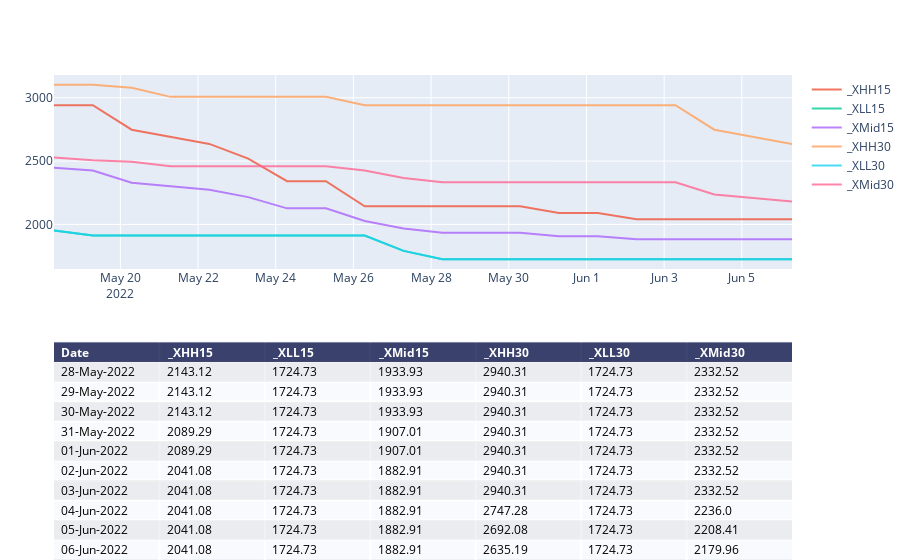

The notebook cell this image was saved under:
### Code cell
chartTitle1=f"{symbol}_HH-LL"
print(chartTitle1)
# colsToPlot=[  x for  x  in list_cols if x.startswith('_X') and ( x.startswith('_XMid')==False) ]
colsToPlot=[  x for  x  in list_cols if x.startswith('_X') ]
fig=manage_chart(df,colsToPlot,"",'')

pio.write_image(fig, f"{report_path}\\{chartTitle1}.png")
fig

### Figure 1 — Plotly figure (JSON) as saved in the notebook; plotly's stock layout.template omitted (floating-point values rounded to 4 significant figures)
{"data": [{"colorscale": [[0, "#00083e"], [0.5, "#ededee"], [1, "#ffffff"]], "hoverinfo": "none", "opacity": 0.75, "showscale": false, "type": "heatmap", "z": [[0, 0, 0, 0, 0, 0, 0], [0.5, 0.5, 0.5, 0.5, 0.5, 0.5, 0.5], [1, 1, 1, 1, 1, 1, 1], [0.5, 0.5, 0.5, 0.5, 0.5, 0.5, 0.5], [1, 1, 1, 1, 1, 1, 1], [0.5, 0.5, 0.5, 0.5, 0.5, 0.5, 0.5], [1, 1, 1, 1, 1, 1, 1], [0.5, 0.5, 0.5, 0.5, 0.5, 0.5, 0.5], [1, 1, 1, 1, 1, 1, 1], [0.5, 0.5, 0.5, 0.5, 0.5, 0.5, 0.5], [1, 1, 1, 1, 1, 1, 1]]}, {"name": "_XHH15", "opacity": 0.8, "type": "scatter", "x": ["2022-05-18T07:00:00", "2022-05-19T07:00:00", "2022-05-20T07:00:00", "2022-05-21T07:00:00", "2022-05-22T07:00:00", "2022-05-23T07:00:00", "2022-05-24T07:00:00", "2022-05-25T07:00:00", "2022-05-26T07:00:00", "2022-05-27T07:00:00", "2022-05-28T07:00:00", "2022-05-29T07:00:00", "2022-05-30T07:00:00", "2022-05-31T07:00:00", "2022-06-01T07:00:00", "2022-06-02T07:00:00", "2022-06-03T07:00:00", "2022-06-04T07:00:00", "2022-06-05T07:00:00", "2022-06-06T07:00:00"], "xaxis": "x2", "y": [2940.0, 2940.0, 2747.0, 2692.0, 2635.0, 2519.0, 2342.0, 2342.0, 2143.0, 2143.0, 2143.0, 2143.0, 2143.0, 2089.0, 2089.0, 2041.0, 2041.0, 2041.0, 2041.0, 2041.0], "yaxis": "y2"}, {"name": "_XLL15", "opacity": 0.8, "type": "scatter", "x": ["2022-05-18T07:00:00", "2022-05-19T07:00:00", "2022-05-20T07:00:00", "2022-05-21T07:00:00", "2022-05-22T07:00:00", "2022-05-23T07:00:00", "2022-05-24T07:00:00", "2022-05-25T07:00:00", "2022-05-26T07:00:00", "2022-05-27T07:00:00", "2022-05-28T07:00:00", "2022-05-29T07:00:00", "2022-05-30T07:00:00", "2022-05-31T07:00:00", "2022-06-01T07:00:00", "2022-06-02T07:00:00", "2022-06-03T07:00:00", "2022-06-04T07:00:00", "2022-06-05T07:00:00", "2022-06-06T07:00:00"], "xaxis": "x2", "y": [1953.0, 1912.0, 1912.0, 1912.0, 1912.0, 1912.0, 1912.0, 1912.0, 1912.0, 1791, 1725.0, 1725.0, 1725.0, 1725.0, 1725.0, 1725.0, 1725.0, 1725.0, 1725.0, 1725.0], "yaxis": "y2"}, {"name": "_XMid15", "opacity": 0.8, "type": "scatter", "x": ["2022-05-18T07:00:00", "2022-05-19T07:00:00", "2022-05-20T07:00:00", "2022-05-21T07:00:00", "2022-05-22T07:00:00", "2022-05-23T07:00:00", "2022-05-24T07:00:00", "2022-05-25T07:00:00", "2022-05-26T07:00:00", "2022-05-27T07:00:00", "2022-05-28T07:00:00", "2022-05-29T07:00:00", "2022-05-30T07:00:00", "2022-05-31T07:00:00", "2022-06-01T07:00:00", "2022-06-02T07:00:00", "2022-06-03T07:00:00", "2022-06-04T07:00:00", "2022-06-05T07:00:00", "2022-06-06T07:00:00"], "xaxis": "x2", "y": [2447.0, 2426, 2329.0, 2302.0, 2273.0, 2215.0, 2127.0, 2127.0, 2027.0, 1967.0, 1934.0, 1934.0, 1934.0, 1907.0, 1907.0, 1883.0, 1883.0, 1883.0, 1883.0, 1883.0], "yaxis": "y2"}, {"name": "_XHH30", "opacity": 0.8, "type": "scatter", "x": ["2022-05-18T07:00:00", "2022-05-19T07:00:00", "2022-05-20T07:00:00", "2022-05-21T07:00:00", "2022-05-22T07:00:00", "2022-05-23T07:00:00", "2022-05-24T07:00:00", "2022-05-25T07:00:00", "2022-05-26T07:00:00", "2022-05-27T07:00:00", "2022-05-28T07:00:00", "2022-05-29T07:00:00", "2022-05-30T07:00:00", "2022-05-31T07:00:00", "2022-06-01T07:00:00", "2022-06-02T07:00:00", "2022-06-03T07:00:00", "2022-06-04T07:00:00", "2022-06-05T07:00:00", "2022-06-06T07:00:00"], "xaxis": "x2", "y": [3103.0, 3103.0, 3078.0, 3006.0, 3006.0, 3006.0, 3006.0, 3006.0, 2940.0, 2940.0, 2940.0, 2940.0, 2940.0, 2940.0, 2940.0, 2940.0, 2940.0, 2747.0, 2692.0, 2635.0], "yaxis": "y2"}, {"name": "_XLL30", "opacity": 0.8, "type": "scatter", "x": ["2022-05-18T07:00:00", "2022-05-19T07:00:00", "2022-05-20T07:00:00", "2022-05-21T07:00:00", "2022-05-22T07:00:00", "2022-05-23T07:00:00", "2022-05-24T07:00:00", "2022-05-25T07:00:00", "2022-05-26T07:00:00", "2022-05-27T07:00:00", "2022-05-28T07:00:00", "2022-05-29T07:00:00", "2022-05-30T07:00:00", "2022-05-31T07:00:00", "2022-06-01T07:00:00", "2022-06-02T07:00:00", "2022-06-03T07:00:00", "2022-06-04T07:00:00", "2022-06-05T07:00:00", "2022-06-06T07:00:00"], "xaxis": "x2", "y": [1953.0, 1912.0, 1912.0, 1912.0, 1912.0, 1912.0, 1912.0, 1912.0, 1912.0, 1791, 1725.0, 1725.0, 1725.0, 1725.0, 1725.0, 1725.0, 1725.0, 1725.0, 1725.0, 1725.0], "yaxis": "y2"}, {"name": "_XMid30", "opacity": 0.8, "type": "scatter", "x": ["2022-05-18T07:00:00", "2022-05-19T07:00:00", "2022-05-20T07:00:00", "2022-05-21T07:00:00", "2022-05-22T07:00:00", "2022-05-23T07:00:00", "2022-05-24T07:00:00", "2022-05-25T07:00:00", "2022-05-26T07:00:00", "2022-05-27T07:00:00", "2022-05-28T07:00:00", "2022-05-29T07:00:00", "2022-05-30T07:00:00", "2022-05-31T07:00:00", "2022-06-01T07:00:00", "2022-06-02T07:00:00", "2022-06-03T07:00:00", "2022-06-04T07:00:00", "2022-06-05T07:00:00", "2022-06-06T07:00:00"], "xaxis": "x2", "y": [2528.0, 2507.0, 2495.0, 2459.0, 2459.0, 2459.0, 2459.0, 2459.0, 2426, 2366.0, 2333.0, 2333.0, 2333.0, 2333.0, 2333.0, 2333.0, 2333.0, 2236, 2208.0, 2180.0], "yaxis": "y2"}], "layout": {"annotations": [{"align": "left", "font": {"color": "#ffffff"}, "showarrow": false, "text": "<b>Date</b>", "x": -0.45, "xanchor": "left", "xref": "x", "y": 0, "yref": "y"}, {"align": "left", "font": {"color": "#ffffff"}, "showarrow": false, "text": "<b>_XHH15</b>", "x": 0.55, "xanchor": "left", "xref": "x", "y": 0, "yref": "y"}, {"align": "left", "font": {"color": "#ffffff"}, "showarrow": false, "text": "<b>_XLL15</b>", "x": 1.55, "xanchor": "left", "xref": "x", "y": 0, "yref": "y"}, {"align": "left", "font": {"color": "#ffffff"}, "showarrow": false, "text": "<b>_XMid15</b>", "x": 2.55, "xanchor": "left", "xref": "x", "y": 0, "yref": "y"}, {"align": "left", "font": {"color": "#ffffff"}, "showarrow": false, "text": "<b>_XHH30</b>", "x": 3.55, "xanchor": "left", "xref": "x", "y": 0, "yref": "y"}, {"align": "left", "font": {"color": "#ffffff"}, "showarrow": false, "text": "<b>_XLL30</b>", "x": 4.55, "xanchor": "left", "xref": "x", "y": 0, "yref": "y"}, {"align": "left", "font": {"color": "#ffffff"}, "showarrow": false, "text": "<b>_XMid30</b>", "x": 5.55, "xanchor": "left", "xref": "x", "y": 0, "yref": "y"}, {"align": "left", "font": {"color": "#000000"}, "showarrow": false, "text": "28-May-2022", "x": -0.45, "xanchor": "left", "xref": "x", "y": 1, "yref": "y"}, {"align": "left", "font": {"color": "#000000"}, "showarrow": false, "text": "2143.12", "x": 0.55, "xanchor": "left", "xref": "x", "y": 1, "yref": "y"}, {"align": "left", "font": {"color": "#000000"}, "showarrow": false, "text": "1724.73", "x": 1.55, "xanchor": "left", "xref": "x", "y": 1, "yref": "y"}, {"align": "left", "font": {"color": "#000000"}, "showarrow": false, "text": "1933.93", "x": 2.55, "xanchor": "left", "xref": "x", "y": 1, "yref": "y"}, {"align": "left", "font": {"color": "#000000"}, "showarrow": false, "text": "2940.31", "x": 3.55, "xanchor": "left", "xref": "x", "y": 1, "yref": "y"}, {"align": "left", "font": {"color": "#000000"}, "showarrow": false, "text": "1724.73", "x": 4.55, "xanchor": "left", "xref": "x", "y": 1, "yref": "y"}, {"align": "left", "font": {"color": "#000000"}, "showarrow": false, "text": "2332.52", "x": 5.55, "xanchor": "left", "xref": "x", "y": 1, "yref": "y"}, {"align": "left", "font": {"color": "#000000"}, "showarrow": false, "text": "29-May-2022", "x": -0.45, "xanchor": "left", "xref": "x", "y": 2, "yref": "y"}, {"align": "left", "font": {"color": "#000000"}, "showarrow": false, "text": "2143.12", "x": 0.55, "xanchor": "left", "xref": "x", "y": 2, "yref": "y"}, {"align": "left", "font": {"color": "#000000"}, "showarrow": false, "text": "1724.73", "x": 1.55, "xanchor": "left", "xref": "x", "y": 2, "yref": "y"}, {"align": "left", "font": {"color": "#000000"}, "showarrow": false, "text": "1933.93", "x": 2.55, "xanchor": "left", "xref": "x", "y": 2, "yref": "y"}, {"align": "left", "font": {"color": "#000000"}, "showarrow": false, "text": "2940.31", "x": 3.55, "xanchor": "left", "xref": "x", "y": 2, "yref": "y"}, {"align": "left", "font": {"color": "#000000"}, "showarrow": false, "text": "1724.73", "x": 4.55, "xanchor": "left", "xref": "x", "y": 2, "yref": "y"}, {"align": "left", "font": {"color": "#000000"}, "showarrow": false, "text": "2332.52", "x": 5.55, "xanchor": "left", "xref": "x", "y": 2, "yref": "y"}, {"align": "left", "font": {"color": "#000000"}, "showarrow": false, "text": "30-May-2022", "x": -0.45, "xanchor": "left", "xref": "x", "y": 3, "yref": "y"}, {"align": "left", "font": {"color": "#000000"}, "showarrow": false, "text": "2143.12", "x": 0.55, "xanchor": "left", "xref": "x", "y": 3, "yref": "y"}, {"align": "left", "font": {"color": "#000000"}, "showarrow": false, "text": "1724.73", "x": 1.55, "xanchor": "left", "xref": "x", "y": 3, "yref": "y"}, {"align": "left", "font": {"color": "#000000"}, "showarrow": false, "text": "1933.93", "x": 2.55, "xanchor": "left", "xref": "x", "y": 3, "yref": "y"}, {"align": "left", "font": {"color": "#000000"}, "showarrow": false, "text": "2940.31", "x": 3.55, "xanchor": "left", "xref": "x", "y": 3, "yref": "y"}, {"align": "left", "font": {"color": "#000000"}, "showarrow": false, "text": "1724.73", "x": 4.55, "xanchor": "left", "xref": "x", "y": 3, "yref": "y"}, {"align": "left", "font": {"color": "#000000"}, "showarrow": false, "text": "2332.52", "x": 5.55, "xanchor": "left", "xref": "x", "y": 3, "yref": "y"}, {"align": "left", "font": {"color": "#000000"}, "showarrow": false, "text": "31-May-2022", "x": -0.45, "xanchor": "left", "xref": "x", "y": 4, "yref": "y"}, {"align": "left", "font": {"color": "#000000"}, "showarrow": false, "text": "2089.29", "x": 0.55, "xanchor": "left", "xref": "x", "y": 4, "yref": "y"}, {"align": "left", "font": {"color": "#000000"}, "showarrow": false, "text": "1724.73", "x": 1.55, "xanchor": "left", "xref": "x", "y": 4, "yref": "y"}, {"align": "left", "font": {"color": "#000000"}, "showarrow": false, "text": "1907.01", "x": 2.55, "xanchor": "left", "xref": "x", "y": 4, "yref": "y"}, {"align": "left", "font": {"color": "#000000"}, "showarrow": false, "text": "2940.31", "x": 3.55, "xanchor": "left", "xref": "x", "y": 4, "yref": "y"}, {"align": "left", "font": {"color": "#000000"}, "showarrow": false, "text": "1724.73", "x": 4.55, "xanchor": "left", "xref": "x", "y": 4, "yref": "y"}, {"align": "left", "font": {"color": "#000000"}, "showarrow": false, "text": "2332.52", "x": 5.55, "xanchor": "left", "xref": "x", "y": 4, "yref": "y"}, {"align": "left", "font": {"color": "#000000"}, "showarrow": false, "text": "01-Jun-2022", "x": -0.45, "xanchor": "left", "xref": "x", "y": 5, "yref": "y"}, {"align": "left", "font": {"color": "#000000"}, "showarrow": false, "text": "2089.29", "x": 0.55, "xanchor": "left", "xref": "x", "y": 5, "yref": "y"}, {"align": "left", "font": {"color": "#000000"}, "showarrow": false, "text": "1724.73", "x": 1.55, "xanchor": "left", "xref": "x", "y": 5, "yref": "y"}, {"align": "left", "font": {"color": "#000000"}, "showarrow": false, "text": "1907.01", "x": 2.55, "xanchor": "left", "xref": "x", "y": 5, "yref": "y"}, {"align": "left", "font": {"color": "#000000"}, "showarrow": false, "text": "2940.31", "x": 3.55, "xanchor": "left", "xref": "x", "y": 5, "yref": "y"}, {"align": "left", "font": {"color": "#000000"}, "showarrow": false, "text": "1724.73", "x": 4.55, "xanchor": "left", "xref": "x", "y": 5, "yref": "y"}, {"align": "left", "font": {"color": "#000000"}, "showarrow": false, "text": "2332.52", "x": 5.55, "xanchor": "left", "xref": "x", "y": 5, "yref": "y"}, {"align": "left", "font": {"color": "#000000"}, "showarrow": false, "text": "02-Jun-2022", "x": -0.45, "xanchor": "left", "xref": "x", "y": 6, "yref": "y"}, {"align": "left", "font": {"color": "#000000"}, "showarrow": false, "text": "2041.08", "x": 0.55, "xanchor": "left", "xref": "x", "y": 6, "yref": "y"}, {"align": "left", "font": {"color": "#000000"}, "showarrow": false, "text": "1724.73", "x": 1.55, "xanchor": "left", "xref": "x", "y": 6, "yref": "y"}, {"align": "left", "font": {"color": "#000000"}, "showarrow": false, "text": "1882.91", "x": 2.55, "xanchor": "left", "xref": "x", "y": 6, "yref": "y"}, {"align": "left", "font": {"color": "#000000"}, "showarrow": false, "text": "2940.31", "x": 3.55, "xanchor": "left", "xref": "x", "y": 6, "yref": "y"}, {"align": "left", "font": {"color": "#000000"}, "showarrow": false, "text": "1724.73", "x": 4.55, "xanchor": "left", "xref": "x", "y": 6, "yref": "y"}, {"align": "left", "font": {"color": "#000000"}, "showarrow": false, "text": "2332.52", "x": 5.55, "xanchor": "left", "xref": "x", "y": 6, "yref": "y"}, {"align": "left", "font": {"color": "#000000"}, "showarrow": false, "text": "03-Jun-2022", "x": -0.45, "xanchor": "left", "xref": "x", "y": 7, "yref": "y"}, {"align": "left", "font": {"color": "#000000"}, "showarrow": false, "text": "2041.08", "x": 0.55, "xanchor": "left", "xref": "x", "y": 7, "yref": "y"}, {"align": "left", "font": {"color": "#000000"}, "showarrow": false, "text": "1724.73", "x": 1.55, "xanchor": "left", "xref": "x", "y": 7, "yref": "y"}, {"align": "left", "font": {"color": "#000000"}, "showarrow": false, "text": "1882.91", "x": 2.55, "xanchor": "left", "xref": "x", "y": 7, "yref": "y"}, {"align": "left", "font": {"color": "#000000"}, "showarrow": false, "text": "2940.31", "x": 3.55, "xanchor": "left", "xref": "x", "y": 7, "yref": "y"}, {"align": "left", "font": {"color": "#000000"}, "showarrow": false, "text": "1724.73", "x": 4.55, "xanchor": "left", "xref": "x", "y": 7, "yref": "y"}, {"align": "left", "font": {"color": "#000000"}, "showarrow": false, "text": "2332.52", "x": 5.55, "xanchor": "left", "xref": "x", "y": 7, "yref": "y"}, {"align": "left", "font": {"color": "#000000"}, "showarrow": false, "text": "04-Jun-2022", "x": -0.45, "xanchor": "left", "xref": "x", "y": 8, "yref": "y"}, {"align": "left", "font": {"color": "#000000"}, "showarrow": false, "text": "2041.08", "x": 0.55, "xanchor": "left", "xref": "x", "y": 8, "yref": "y"}, {"align": "left", "font": {"color": "#000000"}, "showarrow": false, "text": "1724.73", "x": 1.55, "xanchor": "left", "xref": "x", "y": 8, "yref": "y"}, {"align": "left", "font": {"color": "#000000"}, "showarrow": false, "text": "1882.91", "x": 2.55, "xanchor": "left", "xref": "x", "y": 8, "yref": "y"}, {"align": "left", "font": {"color": "#000000"}, "showarrow": false, "text": "2747.28", "x": 3.55, "xanchor": "left", "xref": "x", "y": 8, "yref": "y"}, {"align": "left", "font": {"color": "#000000"}, "showarrow": false, "text": "1724.73", "x": 4.55, "xanchor": "left", "xref": "x", "y": 8, "yref": "y"}, {"align": "left", "font": {"color": "#000000"}, "showarrow": false, "text": "2236.0", "x": 5.55, "xanchor": "left", "xref": "x", "y": 8, "yref": "y"}, {"align": "left", "font": {"color": "#000000"}, "showarrow": false, "text": "05-Jun-2022", "x": -0.45, "xanchor": "left", "xref": "x", "y": 9, "yref": "y"}, {"align": "left", "font": {"color": "#000000"}, "showarrow": false, "text": "2041.08", "x": 0.55, "xanchor": "left", "xref": "x", "y": 9, "yref": "y"}, {"align": "left", "font": {"color": "#000000"}, "showarrow": false, "text": "1724.73", "x": 1.55, "xanchor": "left", "xref": "x", "y": 9, "yref": "y"}, {"align": "left", "font": {"color": "#000000"}, "showarrow": false, "text": "1882.91", "x": 2.55, "xanchor": "left", "xref": "x", "y": 9, "yref": "y"}, {"align": "left", "font": {"color": "#000000"}, "showarrow": false, "text": "2692.08", "x": 3.55, "xanchor": "left", "xref": "x", "y": 9, "yref": "y"}, {"align": "left", "font": {"color": "#000000"}, "showarrow": false, "text": "1724.73", "x": 4.55, "xanchor": "left", "xref": "x", "y": 9, "yref": "y"}, {"align": "left", "font": {"color": "#000000"}, "showarrow": false, "text": "2208.41", "x": 5.55, "xanchor": "left", "xref": "x", "y": 9, "yref": "y"}, {"align": "left", "font": {"color": "#000000"}, "showarrow": false, "text": "06-Jun-2022", "x": -0.45, "xanchor": "left", "xref": "x", "y": 10, "yref": "y"}, {"align": "left", "font": {"color": "#000000"}, "showarrow": false, "text": "2041.08", "x": 0.55, "xanchor": "left", "xref": "x", "y": 10, "yref": "y"}, {"align": "left", "font": {"color": "#000000"}, "showarrow": false, "text": "1724.73", "x": 1.55, "xanchor": "left", "xref": "x", "y": 10, "yref": "y"}, {"align": "left", "font": {"color": "#000000"}, "showarrow": false, "text": "1882.91", "x": 2.55, "xanchor": "left", "xref": "x", "y": 10, "yref": "y"}, {"align": "left", "font": {"color": "#000000"}, "showarrow": false, "text": "2635.19", "x": 3.55, "xanchor": "left", "xref": "x", "y": 10, "yref": "y"}, {"align": "left", "font": {"color": "#000000"}, "showarrow": false, "text": "1724.73", "x": 4.55, "xanchor": "left", "xref": "x", "y": 10, "yref": "y"}, {"align": "left", "font": {"color": "#000000"}, "showarrow": false, "text": "2179.96", "x": 5.55, "xanchor": "left", "xref": "x", "y": 10, "yref": "y"}], "autosize": true, "margin": {"b": 0, "l": 50, "r": 0, "t": 75}, "title": {"text": ""}, "xaxis": {"autorange": true, "dtick": 1, "gridwidth": 2, "range": [-0.5, 6.5], "showticklabels": false, "tick0": -0.5, "ticks": "", "zeroline": false}, "xaxis2": {"anchor": "y2", "autorange": true, "range": ["2022-05-18 07:00", "2022-06-06 07:00"], "type": "date"}, "yaxis": {"autorange": true, "domain": [0, 0.45], "dtick": 1, "gridwidth": 2, "range": [10.5, -0.5], "showticklabels": false, "tick0": 0.5, "ticks": "", "zeroline": false}, "yaxis2": {"anchor": "x2", "autorange": true, "domain": [0.6, 1], "range": [1648.0, 3179.0], "title": {"text": ""}, "type": "linear"}}}
